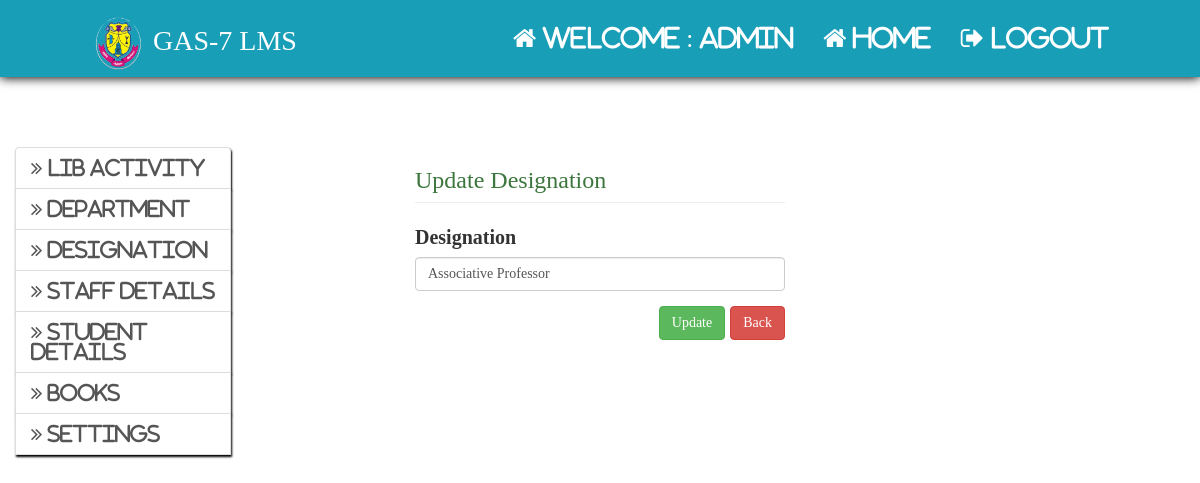
Page /admin/update_design.php?id=1 (signed in) on the earlier database version.
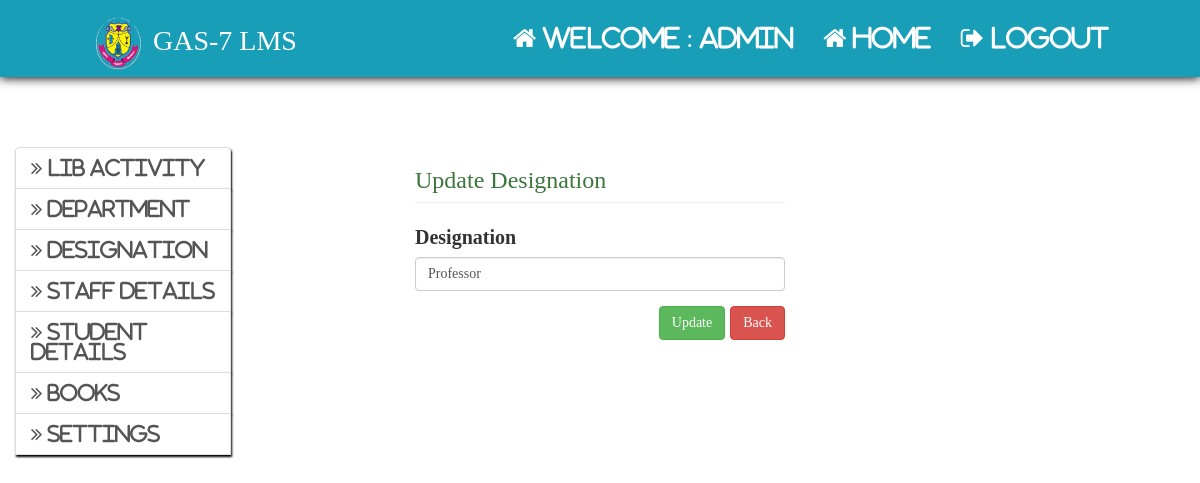
Same page on the later database version.
### tables this page shows
CREATE TABLE `designation` (
  `id` int(11) NOT NULL AUTO_INCREMENT,
  `designation` varchar(150) NOT NULL,
  PRIMARY KEY (`id`)
);

### admin/update_design.php (the view, shortened to what this page needs)
<html>
	<head>
		<?php
			include"../include/head.php";
		?>
	</head>
	<body>
		<?php include"admin_home_nav.php";?>
		<div class="col-md-3" style="margin-top:50px">
			<?php
				include"admin_sidenav.php";
			?>
		</div>
		<div class="col-md-offset-1 col-md-4" style="margin-top:30px;">
			<?php
				$sql="select * from designation where id={$_GET['id']}";
				$res=$con->query($sql);
				if($res->num_rows>0)
				{
					if($row=$res->fetch_assoc())
					{
			?>
			<form method="post" action="<?php echo $_SERVER["REQUEST_URI"];?>">
				<h3 class="page-header text-success">Update Designation</h3>
				<div class="form-group">
					<label>Designation</label>
					<input type="text" class="form-control"  name="design" value="<?php echo $row["designation"];?>">
				</div>
				<div class="form-group pull-right">
					<input type="submit" name="update" value="Update" class="btn btn-success">
					<a href='add_staff_dep.php' class='btn btn-danger'> Back</a>
				</div>
			</form>
			<?php
					}
				}
			?>
		</div>
	</body>
</html>

Differences in the rows shown:
changed designation: design "Associative Professor" → "Professor"
